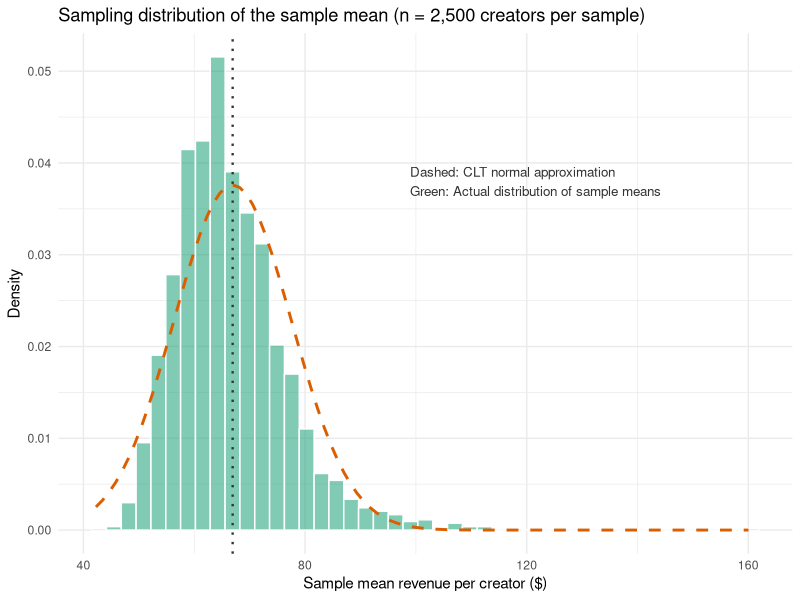
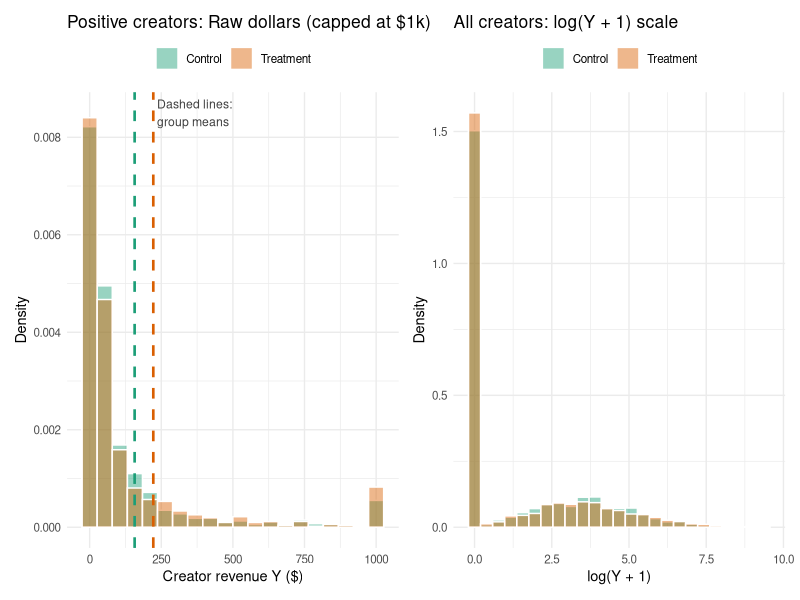
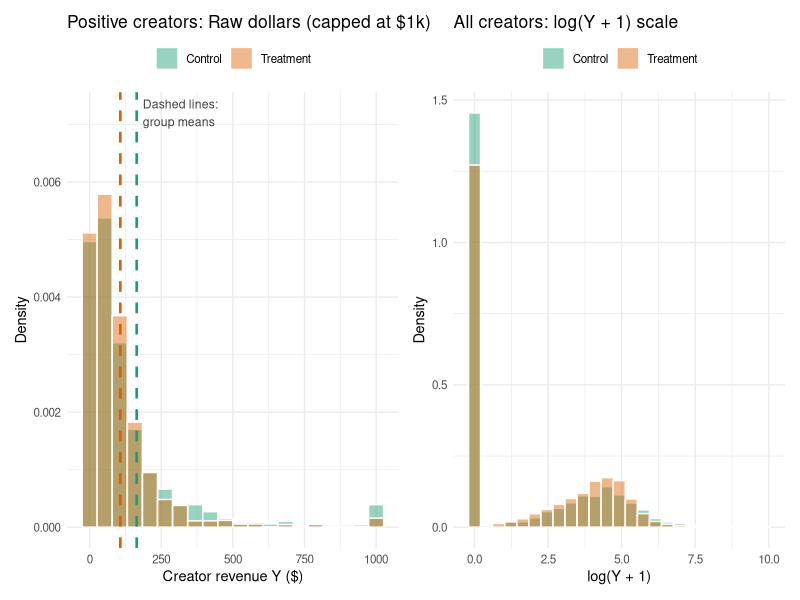
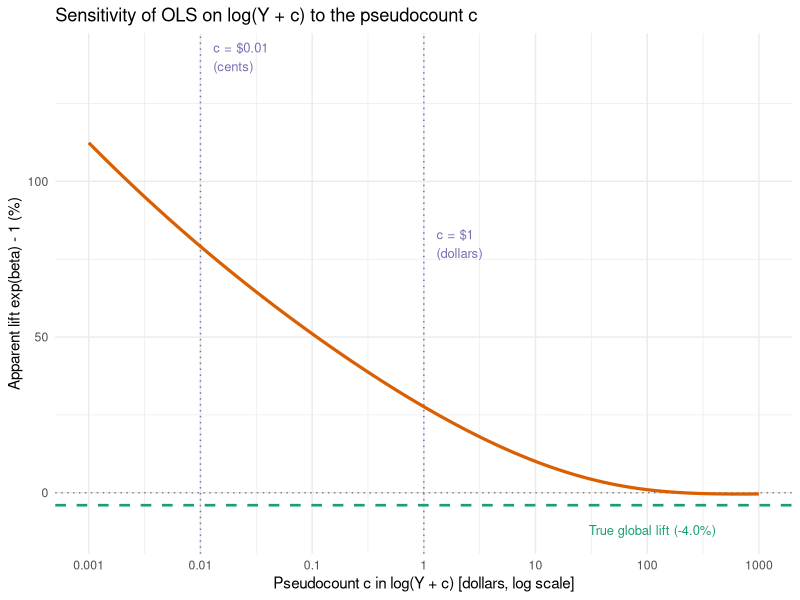

The R script that drew these images, in order:
## ---- chunk 1
#| label: fig-sample-mean-skew
#| fig-width: 7
#| fig-height: 3.8
#| fig-cap: "Distribution of the sample mean across 2,000 independent samples of n = 2,500 creators, compared against the asymptotic Central Limit Theorem normal approximation N(66.93, 10.61^2). Even at n = 2,500, occasional mega-whales pull the sample mean into a long right tail (skewness = 1.37)."
#| fig-alt: "Histogram of 2,000 sample means of size n = 2,500 overlaid with a dashed normal density curve. The histogram is visibly right-skewed with a long right tail extending past $150."

suppressPackageStartupMessages({
  library(dplyr)
  library(ggplot2)
  library(patchwork)
  library(skimr)
})

set.seed(20261111)

n_arm <- 2500
p_pos_ctrl <- 0.40
mu_log_ctrl <- 3.5
sd_log_ctrl <- 1.8

# Exact population mean and SE(Y_bar) for zero-inflated LogNormal(3.5, 1.8^2)
true_ey <- p_pos_ctrl * exp(mu_log_ctrl + sd_log_ctrl^2 / 2)
true_ey2 <- p_pos_ctrl * exp(2 * mu_log_ctrl + 2 * sd_log_ctrl^2)
true_se <- sqrt((true_ey2 - true_ey^2) / n_arm)

sample_means_df <- tibble(
  y_bar = replicate(2000, {
    is_pos <- runif(n_arm) < p_pos_ctrl
    mean(ifelse(is_pos, rlnorm(n_arm, meanlog = mu_log_ctrl, sdlog = sd_log_ctrl), 0))
  })
)

ggplot(sample_means_df, aes(x = y_bar)) +
  geom_histogram(aes(y = after_stat(density)), bins = 45, fill = "#1b9e77", alpha = 0.55, color = "white") +
  stat_function(
    fun = dnorm, args = list(mean = true_ey, sd = true_se),
    linetype = "dashed", linewidth = 1, color = "#d95f02"
  ) +
  geom_vline(xintercept = true_ey, color = "gray20", linetype = "dotted", linewidth = 0.8) +
  annotate(
    "text", x = true_ey + 32, y = 0.038,
    label = "Dashed: CLT normal approximation\nGreen: Actual distribution of sample means",
    hjust = 0, size = 3.4, color = "gray20"
  ) +
  labs(
    title = "Sampling distribution of the sample mean (n = 2,500 creators per sample)",
    x = "Sample mean revenue per creator ($)",
    y = "Density"
  ) +
  theme_minimal(base_size = 11)
## ---- chunk 2
set.seed(20261111)

n_ex <- 5000
in_treatment_ex <- rep(c(FALSE, TRUE), each = n_ex / 2)
is_pos_ex <- runif(n_ex) < 0.40
y_ex <- ifelse(
  is_pos_ex,
  rlnorm(n_ex, meanlog = 3.5, sdlog = 1.8) * ifelse(in_treatment_ex, 1.15, 1.00),
  0
)

sim1_df <- tibble(
  arm = factor(ifelse(in_treatment_ex, "Treatment", "Control"), levels = c("Control", "Treatment")),
  in_treatment = in_treatment_ex,
  is_pos = is_pos_ex,
  y = y_ex,
  log1p_y = log1p(y_ex)
)

sim1_df |>
  group_by(arm) |>
  skim(is_pos, y, log1p_y)
## ---- chunk 3
#| label: fig-group-revenue-distributions
#| fig-width: 8.5
#| fig-height: 4.0
#| fig-cap: "Simulated creator revenue in Control vs. Treatment (N = 5,000 creators, true +15% intensive-margin lift, no extensive-margin change). Left: raw dollar distribution among positive creators (capped at $1,000 for visibility, though extreme whales reach over $11,000); vertical dashed lines mark the sample mean of positive creators in each group ($174 in Control vs. $209 in Treatment). Right: log(Y + 1) distribution across all creators, showing the 60% spike at zero alongside the shifted log-normal body."
#| fig-alt: "Two-panel ggplot comparing Control and Treatment revenue distributions. The left panel shows heavily right-skewed raw dollar histograms with vertical dashed lines for group means; the right panel shows overlaid histograms of log(Y + 1) with a tall bar at zero and a bell-shaped curve for positive earners."

cap <- 1000
means_sim1_pos <- sim1_df |>
  filter(is_pos) |>
  group_by(arm) |>
  summarize(mean_y = mean(y), max_y = max(y), .groups = "drop")

p1_raw <- sim1_df |>
  filter(is_pos) |>
  mutate(y_capped = pmin(y, cap)) |>
  ggplot(aes(x = y_capped, fill = arm)) +
  geom_histogram(aes(y = after_stat(density)), bins = 20, position = "identity", alpha = 0.45, color = "white") +
  geom_vline(data = means_sim1_pos, aes(xintercept = mean_y, color = arm), linetype = "dashed", linewidth = 0.9, show.legend = FALSE) +
  annotate("text", x = 235, y = 0.0085, label = "Dashed lines:\ngroup means", hjust = 0, size = 3.1, color = "gray25") +
  scale_fill_manual(values = c("Control" = "#1b9e77", "Treatment" = "#d95f02")) +
  scale_color_manual(values = c("Control" = "#1b9e77", "Treatment" = "#d95f02")) +
  labs(
    title = "Positive creators: Raw dollars (capped at $1k)",
    x = "Creator revenue Y ($)",
    y = "Density",
    fill = NULL
  ) +
  theme_minimal(base_size = 10.5) +
  theme(legend.position = "top")

p1_log <- ggplot(sim1_df, aes(x = log1p_y, fill = arm)) +
  geom_histogram(aes(y = after_stat(density)), bins = 25, position = "identity", alpha = 0.45, color = "white") +
  scale_fill_manual(values = c("Control" = "#1b9e77", "Treatment" = "#d95f02")) +
  labs(
    title = "All creators: log(Y + 1) scale",
    x = "log(Y + 1)",
    y = "Density",
    fill = NULL
  ) +
  theme_minimal(base_size = 10.5) +
  theme(legend.position = "top")

p1_raw + p1_log
## ---- chunk 4
set.seed(20261111)

simulate_homogeneous_lift <- function(n = 5000, p_pos = 0.4, mu_log = 3.5, sd_log = 1.8, lift = 0.15) {
  in_treatment <- rep(c(FALSE, TRUE), each = n / 2)
  is_pos <- runif(n) < p_pos
  y <- ifelse(
    is_pos,
    rlnorm(n, meanlog = mu_log, sdlog = sd_log) * ifelse(in_treatment, 1 + lift, 1),
    0
  )
  
  # 1. Raw difference in means (Welch t-test & ratio of means)
  p_raw <- t.test(y ~ in_treatment)$p.value
  raw_lift_hat <- mean(y[in_treatment]) / mean(y[!in_treatment]) - 1
  
  # 2. Unadjusted Quasi-Poisson GLM (log link)
  fit_qp <- glm(y ~ in_treatment, family = quasipoisson(link = "log"))
  p_qp <- summary(fit_qp)$coefficients["in_treatmentTRUE", "Pr(>|t|)"]
  qp_lift_hat <- exp(coef(fit_qp)[["in_treatmentTRUE"]]) - 1
  
  # 3. OLS on log(Y + 1) across all creators
  fit_log1p <- lm(log1p(y) ~ in_treatment)
  p_log1p <- summary(fit_log1p)$coefficients["in_treatmentTRUE", "Pr(>|t|)"]
  log1p_lift_hat <- exp(coef(fit_log1p)[["in_treatmentTRUE"]]) - 1
  
  # 4. OLS on log(Y) among positive creators (part 2 of a hurdle model)
  fit_pos_log <- lm(log(y) ~ in_treatment, subset = is_pos)
  p_pos_log <- summary(fit_pos_log)$coefficients["in_treatmentTRUE", "Pr(>|t|)"]
  pos_log_lift_hat <- exp(coef(fit_pos_log)[["in_treatmentTRUE"]]) - 1
  
  c(
    raw_lift_hat = raw_lift_hat,
    qp_lift_hat = qp_lift_hat,
    log1p_lift_hat = log1p_lift_hat,
    pos_log_lift_hat = pos_log_lift_hat,
    sig_raw = p_raw < 0.05,
    sig_qp = p_qp < 0.05,
    sig_log1p = p_log1p < 0.05,
    sig_pos_log = p_pos_log < 0.05
  )
}

reps <- replicate(500, simulate_homogeneous_lift())
summary_homog <- data.frame(
  Method = c(
    "Raw group means (Welch t-test / ratio)",
    "Quasi-Poisson GLM (log link, unadjusted)",
    "OLS on log(Y + 1) (all creators)",
    "OLS on log(Y) (positive creators only)"
  ),
  Mean_Estimated_Lift = c(
    mean(reps["raw_lift_hat", ]),
    mean(reps["qp_lift_hat", ]),
    mean(reps["log1p_lift_hat", ]),
    mean(reps["pos_log_lift_hat", ])
  ),
  SD_Across_Experiments = c(
    sd(reps["raw_lift_hat", ]),
    sd(reps["qp_lift_hat", ]),
    sd(reps["log1p_lift_hat", ]),
    sd(reps["pos_log_lift_hat", ])
  ),
  Power_at_5pct = c(
    mean(reps["sig_raw", ]),
    mean(reps["sig_qp", ]),
    mean(reps["sig_log1p", ]),
    mean(reps["sig_pos_log", ])
  )
)

knitr::kable(summary_homog, digits = 3)
## ---- chunk 5
ratio_of_means <- mean(sim1_df$y[sim1_df$in_treatment]) / mean(sim1_df$y[!sim1_df$in_treatment])
glm_qp_ratio <- exp(coef(glm(y ~ in_treatment, data = sim1_df, family = quasipoisson(link = "log")))[["in_treatmentTRUE"]])

c(
  ratio_of_sample_means = ratio_of_means,
  unadjusted_glm_exp_beta = glm_qp_ratio,
  absolute_difference = abs(ratio_of_means - glm_qp_ratio)
)
## ---- chunk 6
set.seed(20261110)

n <- 10000
in_treatment <- rep(c(FALSE, TRUE), each = n / 2)

# True structural parameters:
p_pre <- 0.35
p0 <- 0.40
p1 <- 0.48             # theta_ext = 1.20 (+20% extensive margin lift)
intensive_mult <- 0.80 # theta_int = 0.80 (-20% intensive margin lift)
phi <- 3.0             # Quasi-Poisson overdispersion parameter: Var(Y | mu) = phi * mu
true_total_lift <- (p1 / p0) * intensive_mult - 1 # -4.0% global total revenue lift

# Pre-experiment monetization state and latent baseline expectation mu_i
is_pos_pre <- runif(n) < p_pre
mean_mu <- exp(4.0 + 1.4^2 / 2)
mu_i <- ifelse(
  is_pos_pre,
  rlnorm(n, meanlog = 4.0, sdlog = 1.4),
  rlnorm(n, meanlog = log(mean_mu) - 0.5^2 / 2, sdlog = 0.5)
)

# Pre-experiment revenue (exact mean = mu_i, exact variance = phi * mu_i for monetizing creators)
y_pre <- ifelse(is_pos_pre, rgamma(n, shape = mu_i / phi, scale = phi), 0)
log_y_pre <- ifelse(is_pos_pre, log(y_pre), 0)

# Experiment period: already-monetizing creators stay monetizing; non-monetizing convert with p_new
p_new <- ifelse(in_treatment, (p1 - p_pre) / (1 - p_pre), (p0 - p_pre) / (1 - p_pre))
is_pos <- is_pos_pre | (runif(n) < p_new)

mean_post <- mu_i * ifelse(in_treatment, intensive_mult, 1.0)
y <- ifelse(is_pos, rgamma(n, shape = mean_post / phi, scale = phi), 0)

sim2_df <- tibble(
  arm = factor(ifelse(in_treatment, "Treatment", "Control"), levels = c("Control", "Treatment")),
  in_treatment = in_treatment,
  is_pos_pre = is_pos_pre,
  y_pre = y_pre,
  is_pos = is_pos,
  y = y,
  log1p_y = log1p(y)
)

sim2_df |>
  group_by(arm) |>
  skim(is_pos_pre, y_pre, is_pos, y, log1p_y)
## ---- chunk 7
#| label: fig-sim2-revenue-distributions
#| fig-width: 8.5
#| fig-height: 4.0
#| fig-cap: "Simulated creator revenue in Simulation 2 (N = 10,000 creators: +20% extensive lift on P(Y > 0), -20% intensive lift on Y | Y > 0, net -4.0% total revenue change). Left: positive creator revenue in raw dollars (capped at $1,000); vertical dashed lines mark the sample mean of positive creators in each group ($158 in Control vs. $102 in Treatment). Right: log(Y + 1) across all creators, where Treatment has a smaller zero spike (52% vs. 60%) and a surge of newly monetized creators around log(Y + 1) ≈ 4.8."
#| fig-alt: "Two-panel ggplot comparing Control and Treatment in Simulation 2. Left panel shows raw dollar distributions among positive creators with vertical dashed lines for group means; right panel shows log(Y + 1) where Treatment has fewer zeros at 0 and a taller peak of newly monetized creators."

cap2 <- 1000
means_sim2_pos <- sim2_df |>
  filter(is_pos) |>
  group_by(arm) |>
  summarize(mean_y = mean(y), .groups = "drop")

p2_raw <- sim2_df |>
  filter(is_pos) |>
  mutate(y_capped = pmin(y, cap2)) |>
  ggplot(aes(x = y_capped, fill = arm)) +
  geom_histogram(aes(y = after_stat(density)), bins = 20, position = "identity", alpha = 0.45, color = "white") +
  geom_vline(data = means_sim2_pos, aes(xintercept = mean_y, color = arm), linetype = "dashed", linewidth = 0.9, show.legend = FALSE) +
  annotate("text", x = 185, y = 0.0072, label = "Dashed lines:\ngroup means", hjust = 0, size = 3.1, color = "gray25") +
  scale_fill_manual(values = c("Control" = "#1b9e77", "Treatment" = "#d95f02")) +
  scale_color_manual(values = c("Control" = "#1b9e77", "Treatment" = "#d95f02")) +
  labs(
    title = "Positive creators: Raw dollars (capped at $1k)",
    x = "Creator revenue Y ($)",
    y = "Density",
    fill = NULL
  ) +
  theme_minimal(base_size = 10.5) +
  theme(legend.position = "top")

p2_log <- ggplot(sim2_df, aes(x = log1p_y, fill = arm)) +
  geom_histogram(aes(y = after_stat(density)), bins = 25, position = "identity", alpha = 0.45, color = "white") +
  scale_fill_manual(values = c("Control" = "#1b9e77", "Treatment" = "#d95f02")) +
  labs(
    title = "All creators: log(Y + 1) scale",
    x = "log(Y + 1)",
    y = "Density",
    fill = NULL
  ) +
  theme_minimal(base_size = 10.5) +
  theme(legend.position = "top")

p2_raw + p2_log
## ---- chunk 8
estimate_sim2 <- function(df) {
  # 1. Naive OLS on log(Y + c)
  fit_log_dollars <- lm(log(y + 1) ~ in_treatment, data = df)
  fit_log_cents <- lm(log(100 * y + 1) ~ in_treatment, data = df)
  
  # 2. Unadjusted Quasi-Poisson GLM (log link) across all creators
  fit_glm_qp <- glm(y ~ in_treatment, data = df, family = quasipoisson(link = "log"))
  
  # 3. Two-Part (Hurdle) models:
  # Part 1: Extensive margin lift P(Y > 0 | T) / P(Y > 0 | !T)
  p_hat_0 <- mean(df$is_pos[!df$in_treatment])
  p_hat_1 <- mean(df$is_pos[df$in_treatment])
  ext_ratio <- p_hat_1 / p_hat_0
  
  # Part 2a: Unadjusted Quasi-Poisson GLM on positive creators (Y > 0)
  fit_part2_qp_unadj <- glm(y ~ in_treatment, data = df, family = quasipoisson(link = "log"), subset = is_pos)
  # Part 2b: Unadjusted OLS on log(Y) among positive creators (Y > 0)
  fit_part2_log_unadj <- lm(log(y) ~ in_treatment, data = df, subset = is_pos)
  # Part 2c: Covariate-adjusted OLS on log(Y) among Y > 0 (handling y_pre == 0 via is_pos_pre + log_y_pre)
  fit_part2_log_cov <- lm(
    log(y) ~ in_treatment + is_pos_pre + log_y_pre,
    data = df, subset = is_pos
  )
  # Part 2d: Covariate-adjusted Quasi-Poisson GLM on Y > 0 (handling y_pre == 0 via is_pos_pre + log_y_pre)
  fit_part2_qp_cov <- glm(
    y ~ in_treatment + is_pos_pre + log_y_pre,
    data = df, family = quasipoisson(link = "log"), subset = is_pos
  )
  
  int_qp_unadj <- exp(coef(fit_part2_qp_unadj)[["in_treatmentTRUE"]])
  int_log_unadj <- exp(coef(fit_part2_log_unadj)[["in_treatmentTRUE"]])
  int_log_cov <- exp(coef(fit_part2_log_cov)[["in_treatmentTRUE"]])
  int_qp_cov <- exp(coef(fit_part2_qp_cov)[["in_treatmentTRUE"]])
  
  100 * c(
    ext_lift = ext_ratio - 1,
    int_qp_unadj = int_qp_unadj - 1,
    int_log_unadj = int_log_unadj - 1,
    int_log_cov = int_log_cov - 1,
    int_qp_cov = int_qp_cov - 1,
    log_dollars = exp(coef(fit_log_dollars)[["in_treatmentTRUE"]]) - 1,
    log_cents = exp(coef(fit_log_cents)[["in_treatmentTRUE"]]) - 1,
    glm_qp = exp(coef(fit_glm_qp)[["in_treatmentTRUE"]]) - 1,
    hurdle_qp_unadj = ext_ratio * int_qp_unadj - 1,
    hurdle_log_unadj = ext_ratio * int_log_unadj - 1,
    hurdle_log_cov = ext_ratio * int_log_cov - 1,
    hurdle_qp_cov = ext_ratio * int_qp_cov - 1
  )
}

single_est <- estimate_sim2(sim2_df |> mutate(log_y_pre = ifelse(is_pos_pre, log(y_pre), 0)))

set.seed(20261114)
reps_sim2 <- replicate(300, {
  is_pos_pre_r <- runif(n) < p_pre
  mu_r <- ifelse(
    is_pos_pre_r,
    rlnorm(n, meanlog = 4.0, sdlog = 1.4),
    rlnorm(n, meanlog = log(mean_mu) - 0.5^2 / 2, sdlog = 0.5)
  )
  y_pre_r <- ifelse(is_pos_pre_r, rgamma(n, shape = mu_r / phi, scale = phi), 0)
  is_pos_r <- is_pos_pre_r | (runif(n) < p_new)
  mean_post_r <- mu_r * ifelse(in_treatment, intensive_mult, 1.0)
  y_r <- ifelse(is_pos_r, rgamma(n, shape = mean_post_r / phi, scale = phi), 0)
  
  df_r <- data.frame(
    in_treatment = in_treatment,
    is_pos_pre = is_pos_pre_r,
    log_y_pre = ifelse(is_pos_pre_r, log(y_pre_r), 0),
    is_pos = is_pos_r,
    y = y_r
  )
  estimate_sim2(df_r)
})

fmt_cell <- function(key) {
  sprintf("%+.2f%% (%+.2f%% ± %.2f)", single_est[[key]], mean(reps_sim2[key, ]), sd(reps_sim2[key, ]))
}

total_keys <- c("log_dollars", "log_cents", "glm_qp", "hurdle_qp_unadj", "hurdle_log_unadj", "hurdle_log_cov", "hurdle_qp_cov")

results_table <- data.frame(
  Estimator = c(
    "True population target",
    "OLS on log(Y + 1) [revenue in dollars, c = $1]",
    "OLS on log(100Y + 1) [revenue in cents, c = $0.01]",
    "Quasi-Poisson GLM (log link, unadjusted)",
    "Two-Part Hurdle (Logistic + unadjusted Quasi-Poisson GLM on Y > 0)",
    "Two-Part Hurdle (Logistic + unadjusted log-OLS on Y > 0)",
    "Two-Part Hurdle (Logistic + covariate-adjusted log-OLS on Y > 0)",
    "Two-Part Hurdle (Logistic + covariate-adjusted Quasi-Poisson GLM on Y > 0)"
  ),
  Extensive_Margin = c(
    sprintf("%+.2f%%", 100 * (p1 / p0 - 1)),
    "—", "—", "—",
    rep(fmt_cell("ext_lift"), 4)
  ),
  Intensive_Margin = c(
    sprintf("%+.2f%%", 100 * (intensive_mult - 1)),
    "—", "—", "—",
    fmt_cell("int_qp_unadj"),
    fmt_cell("int_log_unadj"),
    fmt_cell("int_log_cov"),
    fmt_cell("int_qp_cov")
  ),
  Single_Exp_Pct = sprintf("%+.2f%%", c(100 * true_total_lift, single_est[total_keys])),
  Mean_SD_300_Exps = c(
    sprintf("%+.2f%% (± 0.00)", 100 * true_total_lift),
    sapply(total_keys, function(k) sprintf("%+.2f%% (± %.2f)", mean(reps_sim2[k, ]), sd(reps_sim2[k, ])))
  )
)
rownames(results_table) <- NULL

knitr::kable(
  results_table,
  align = c("l", "r", "r", "r", "r"),
  col.names = c(
    "Estimator",
    "Extensive Margin: Single (300-Exp Mean ± SD)",
    "Intensive Margin: Single (300-Exp Mean ± SD)",
    "Total Lift: Single Exp",
    "Total Lift: 300-Exp Mean (± SD)"
  )
)
## ---- chunk 9
#| label: fig-pseudocount-sensitivity
#| fig-width: 7
#| fig-height: 4.0
#| fig-cap: "Estimated treatment lift from OLS on log(Y + c) as a function of the pseudocount c, compared against the true global revenue effect (-4.0%). Varying c sweeps the apparent effect continuously from over +200% down to negative values."
#| fig-alt: "ggplot curve showing estimated percentage lift from OLS on log(Y + c) ranging from over +200% at c = 0.001 down through zero to negative lift at large c."

c_grid <- 10^seq(-3, 3, length.out = 100)
sensitivity_df <- tibble(
  c_val = c_grid,
  lift_pct = sapply(c_grid, function(cc) {
    100 * (exp(coef(lm(log(sim2_df$y + cc) ~ sim2_df$in_treatment))[["sim2_df$in_treatmentTRUE"]]) - 1)
  })
)

ggplot(sensitivity_df, aes(x = c_val, y = lift_pct)) +
  geom_hline(yintercept = 0, linetype = "dotted", color = "gray50") +
  geom_hline(yintercept = 100 * true_total_lift, linetype = "dashed", linewidth = 0.9, color = "#1b9e77") +
  geom_vline(xintercept = c(0.01, 1), linetype = "dotted", color = "#7570b3") +
  geom_line(linewidth = 1.1, color = "#d95f02") +
  scale_x_log10(breaks = 10^(-3:3), labels = c("0.001", "0.01", "0.1", "1", "10", "100", "1000")) +
  annotate("text", x = 0.013, y = 140, label = "c = $0.01\n(cents)", hjust = 0, size = 3.3, color = "#7570b3") +
  annotate("text", x = 1.3, y = 80, label = "c = $1\n(dollars)", hjust = 0, size = 3.3, color = "#7570b3") +
  annotate("text", x = 30, y = -12, label = "True global lift (-4.0%)", hjust = 0, size = 3.3, color = "#1b9e77") +
  labs(
    title = "Sensitivity of OLS on log(Y + c) to the pseudocount c",
    x = "Pseudocount c in log(Y + c) [dollars, log scale]",
    y = "Apparent lift exp(beta) - 1 (%)"
  ) +
  theme_minimal(base_size = 11)
